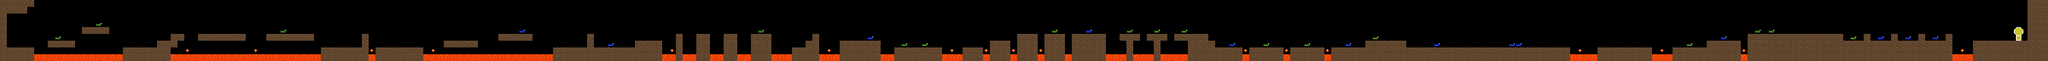

This game map was drawn from its Tiled (.tmx) file and the tilesets committed beside it. A one-line description and the trimmed map source follow:
An orthogonal 300x9 tile map with 10x10 px tiles, 1 tile layer (Tile Layer 1).

<map version="1.4" tiledversion="1.4.2" orientation="orthogonal" renderorder="right-down" compressionlevel="0" width="300" height="9" tilewidth="10" tileheight="10" infinite="0" nextlayerid="4" nextobjectid="5">
 <tileset firstgid="1" name="Wobba Lava Caves" tilewidth="14" tileheight="20" tilecount="6" columns="0" objectalignment="topleft">
  <grid orientation="orthogonal" width="1" height="1" />
  <terraintypes>
   <terrain name="Terrain" tile="0" />
   <terrain name="Lava" tile="5" />
   <terrain name="Fireball" tile="2" />
   <terrain name="Creepy" tile="3" />
   <terrain name="BlueCreepy" tile="4" />
   <terrain name="Goal" tile="6" />
  </terraintypes>
  <tile id="0" terrain="4,4,4,4">
   <image width="10" height="10" source="../../assets/terrain.png" />
  </tile>
  <tile id="2" terrain="4,4,4,4">
   <image width="10" height="10" source="../sprites/fireball.png" />
  </tile>
  <tile id="3" terrain="4,4,4,4">
   <image width="10" height="10" source="../sprites/creepy.png" />
  </tile>
  <tile id="4" terrain="4,4,4,4">
   <image width="10" height="10" source="../sprites/blueCreepy.png" />
  </tile>
  <tile id="5" terrain="4,4,4,4">
   <image width="10" height="10" source="../sprites/lava.png" />
  </tile>
  <tile id="6">
   <image width="14" height="20" source="../sprites/goal.png" />
  </tile>
 </tileset>
 <layer id="1" name="Tile Layer 1" width="300" height="9">
  <data>[2700 cells, 760 non-empty, 6 distinct tile ids]</data>
 </layer>
</map>
